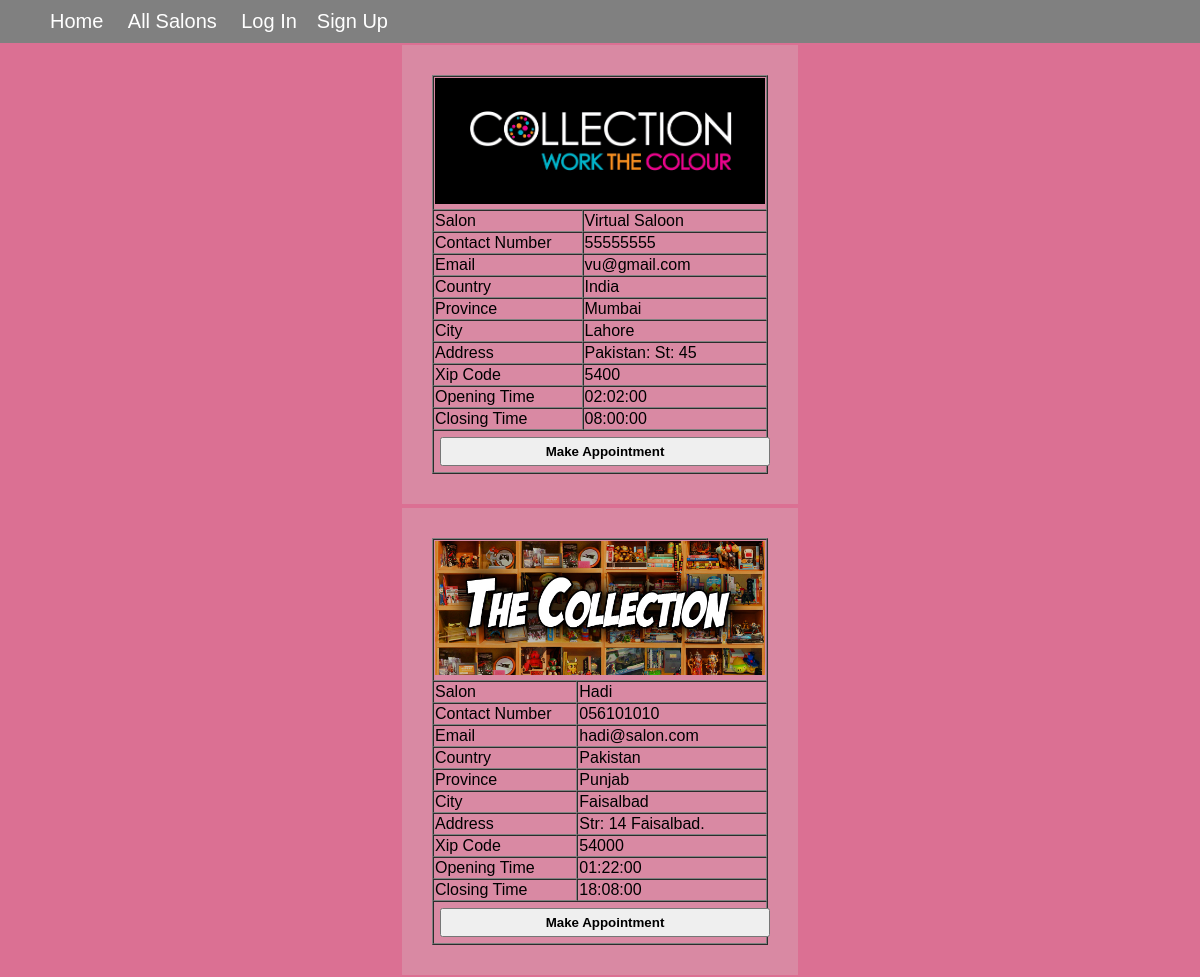
/salons/index.php, run on the app's committed database.
### tables this page shows
CREATE TABLE `tbl_salon` (
  `salon_id` int(11) NOT NULL,
  `name` varchar(200) NOT NULL,
  `contact_no` varchar(15) NOT NULL,
  `email` varchar(50) NOT NULL,
  `logo_image` varchar(200) NOT NULL,
  `country` varchar(50) NOT NULL,
  `province` varchar(50) NOT NULL,
  `city` varchar(50) NOT NULL,
  `address` varchar(200) NOT NULL,
  `zip_code` varchar(50) NOT NULL,
  `opening_time` time NOT NULL,
  `closing_time` time NOT NULL,
  `create_date` date NOT NULL
);

### salons/index.php (the view, shortened to what this page needs)
<!DOCTYPE html>
<html>
<head>
    <link rel="stylesheet" type="text/css" href="../include_files/mystyle.css">
</head>
<body>
<?php include_once "../navigation.php"; ?>
<?php
require_once '../database_connection.php';
$sql = "SELECT * FROM tbl_salon ORDER BY salon_id DESC";
$stmt = $conn->prepare($sql);
$stmt->execute();
if ($stmt->rowCount() > 0) {
    while ($row = $stmt->fetch(PDO::FETCH_ASSOC)) { ?>
        <form action="../user/appointment_create_step2.php" method="post">
            <table border="1" cellspacing="0">
                <tr>
                    <td colspan="2"><img class="img" src="<?php echo $row['logo_image']; ?>"></td>
                </tr>
                <tr>
                    <td>Salon</td>
                    <td><?php echo $row['name']; ?></td>
                </tr>
                <tr>
                    <td>Contact Number</td>
                    <td><?php echo $row['contact_no']; ?></td>
                </tr>
                <tr>
                    <td>Email</td>
                    <td><?php echo $row['email']; ?></td>
                </tr>
                <tr>
                    <td>Country</td>
                    <td><?php echo $row['country']; ?></td>
                </tr>
                <tr>
                    <td>Province</td>
                    <td><?php echo $row['province']; ?></td>
                </tr>
                <tr>
                    <td>City</td>
                    <td><?php echo $row['city']; ?></td>
                </tr>
                <tr>
                    <td>Address</td>
                    <td><?php echo $row['address']; ?></td>
                </tr>
                <tr>
                    <td>Xip Code</td>
                    <td><?php echo $row['zip_code']; ?></td>
                </tr>
                <tr>
                    <td>Opening Time</td>
                    <td><?php echo $row['opening_time']; ?></td>
                </tr>
                <tr>
                    <td>Closing Time</td>
                    <td><?php echo $row['closing_time']; ?></td>
                </tr>
                <tr>
                    <td colspan="2"><button class="" type="submit" name="submit">Make Appointment</button></td>
                </tr>
            </table>
        </form>
    <?php } ?>
<?php } else { ?>
    <h1>No Dta Found</h1>
<?php } ?>
</body>
</html>

### navigation.php (shortened to what this page needs)
<div class="navigation">
    <ul>
        <li><a href="http://localhost/salon/"> Home</a></li>
        <li><a href="http://localhost/salon/salons"> All Salons</a></li>
        <?php
            if (isset($_SESSION['user_session'])) {
                echo '<li><a href="http://localhost/salon/user/user_dashboard.php">Dashboard</a></li>';
                echo '<li><a href="http://localhost/salon/user/profile.php"> Profile</a></li>';
                echo '<li><a href="http://localhost/salon/logout.php"> Log Out</a></li>';
                echo '<li>Welcome: '
                    .$_SESSION['user_session']['first_name']
                    .$_SESSION['user_session']['last_name'].
                    '</li>';
            }
            else {
                echo '<li><a href="http://localhost/salon/login.php"> Log In</a></li>';
                echo '<li><a href="http://localhost/salon/signup.php"> Sign Up</a></li>';
            }
        ?>
    </ul>
</div>

### include_files/mystyle.css (style rules this page uses)
body { font-family: sans-serif; margin: 0; }
* { box-sizing: border-box; }
.navigation { background-color: grey; }
.navigation ul { list-style-type: none; margin: 0; }
.navigation ul li { display: inline-block; padding: 10px; color: limegreen; font-size: 20px; }
.navigation ul li a { color: white; text-decoration: none; font-size: 20px; }

### salons/index.php (style rules this page uses)
body { background-color: palevioletred; }
form { padding: 30px; background-color: #d3d3d340; width: 400px; margin: 0 auto; border: 2px solid palevioletred; }
table { width: 100%; }
button { padding: 5px; margin: 5px; width: 100%; font-weight: bold; }
.img { width: 100%; }

### data on the page
tbl_salon: logo_image (picture), name "Virtual Saloon", contact_no "55555555", email "vu@gmail.com", country "India", province "Mumbai", city "Lahore", address "Pakistan: St: 45", zip_code "5400", opening_time "02:02:00", closing_time "08:00:00"
tbl_salon: logo_image (picture), name "Hadi", contact_no "056101010", email "hadi@salon.com", country "Pakistan", province "Punjab", city "Faisalbad", address "Str: 14 Faisalbad.", zip_code "54000", opening_time "01:22:00", closing_time "18:08:00"
